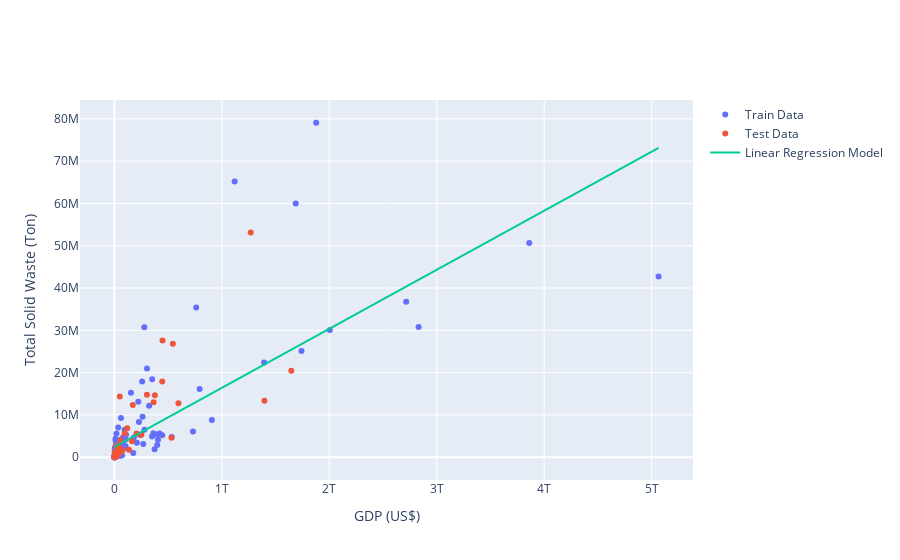

Notebook source saved alongside this figure:
### Code cell
x_range=np.linspace(train_x.min(), train_x.max(), num=100)
y_r_range=linear_model.predict(x_range.reshape(-1,1))

plot_train_x = train_x.reshape(1, -1)[0]
plot_train_y = train_y.reshape(1, -1)[0]
plot_test_x = test_x.reshape(1, -1)[0]
plot_test_y = test_y.reshape(1, -1)[0]

fig_model = go.Figure([
    go.Scatter(x=plot_train_x, y=plot_train_y, name='Train Data', mode='markers'),
    go.Scatter(x=plot_test_x, y=plot_test_y, name='Test Data', mode='markers'),
    go.Scatter(x=x_range.reshape(1,-1)[0], y=y_r_range.reshape(1,-1)[0], name='Linear Regression Model')])
fig_model.update_xaxes(title_text='GDP (US$)')
fig_model.update_yaxes(title_text='Total Solid Waste (Ton)')
fig_model.show()
